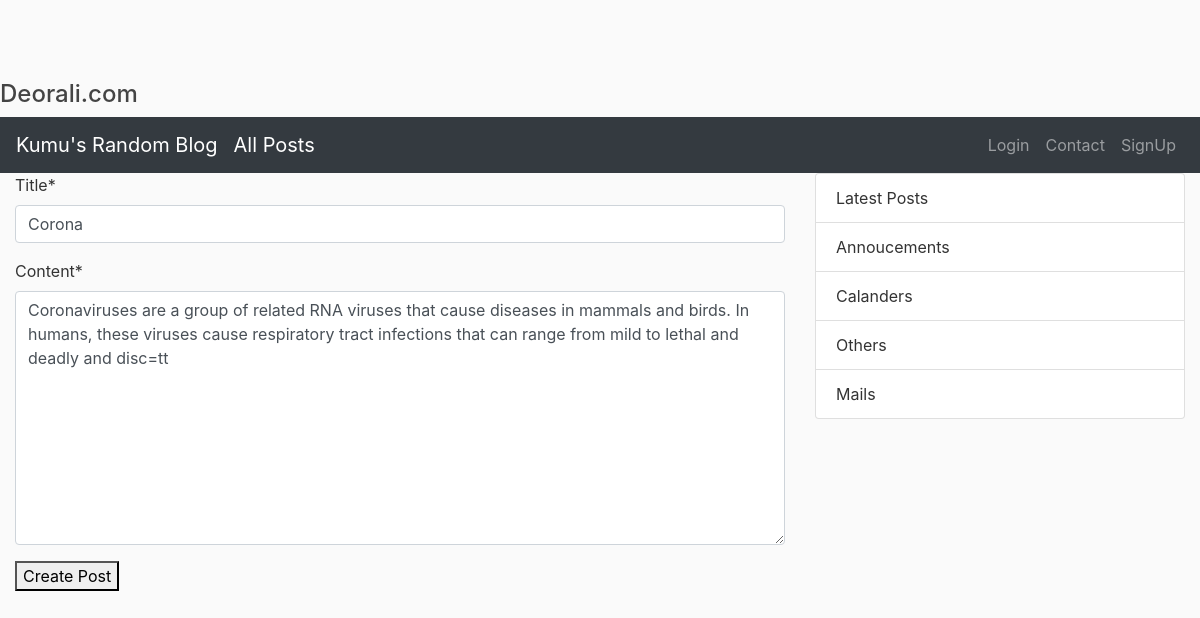
The page /postupdate/1/ on the database its author committed.
### blogs/models.py (models this page shows, shortened)
class Post(models.Model):
	title=models.CharField(max_length=100)
	content=models.TextField()
	date_post=models.DateTimeField(default=timezone.now)
	author=models.ForeignKey(User, on_delete=models.CASCADE)

### blogs/views.py (the view, shortened to what this page needs)
# urls.py: path('postupdate/<int:pk>/',PostUpdaeView.as_view(),name='postupdate'),
class PostUpdaeView(UpdateView):
	model=Post
	template_name='blogs/post_form.html'
	context_object_name='form'
	fields=['title','content']

### blogs/templates/blogs/post_form.html (shortened to what this page needs)
{% extends 'blogs/base.html'%}
{% block content %}
{% load crispy_forms_tags %}
<form method='post'>
{{form|crispy}}
<button type="submit">Create Post</button>
</form>
{% endblock %}

### blogs/templates/blogs/base.html (style rules this page uses)
body { background: #fafafa; color: #333333; margin-top: 5rem; }

### rows shown on the page
Post: title "Corona", content "Coronaviruses are a group of related RNA viruses that cause diseases in mammals and birds. In humans, these viruses cause respiratory tract infections that can range from mild to lethal and deadly and disc=tt"
